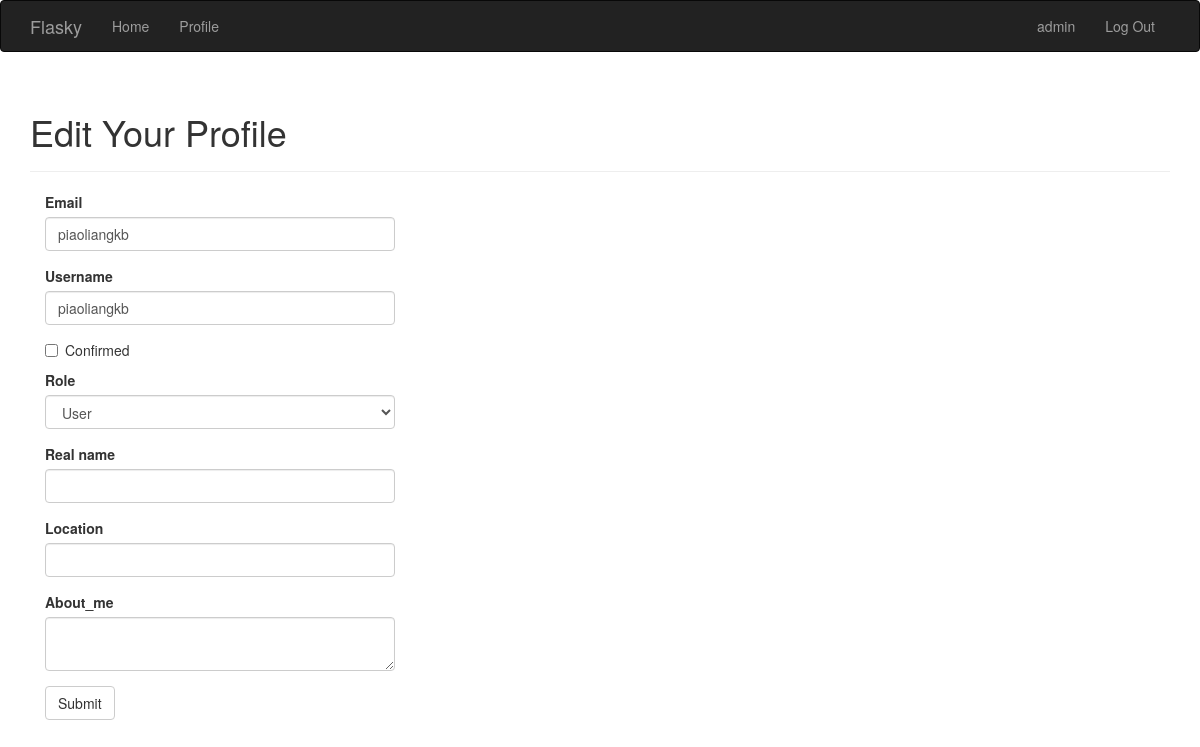
Page /edit-profile/2 (signed in) on the earlier database version.
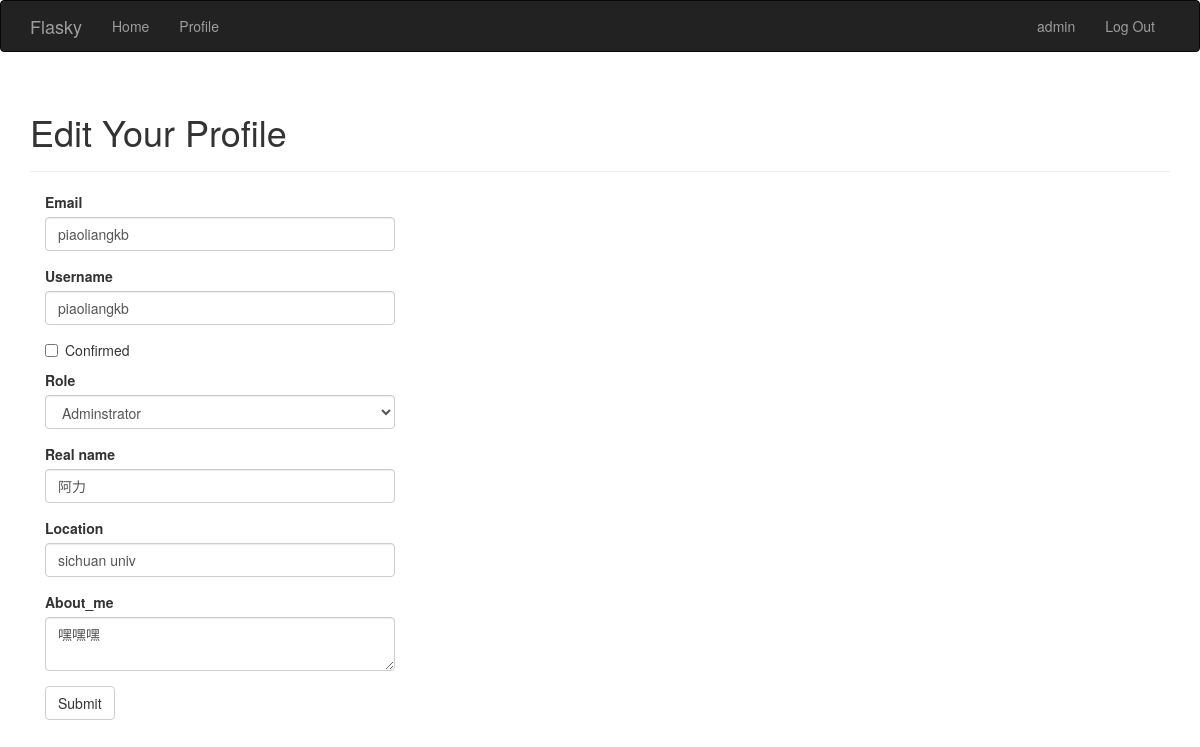
Same page on the later database version.
### app/models.py (models this page shows, shortened)
class User(UserMixin, db.Model):
    __tablename__ = 'users'
    id = db.Column(db.Integer, primary_key=True)
    username = db.Column(db.String(64), unique=True, index=True)
    role_id = db.Column(db.Integer, db.ForeignKey('roles.id'))
    password_hash = db.Column(db.String(128))
    email = db.Column(db.String(64), unique=True, index=True)
    posts = db.relationship('Post', backref = 'author', lazy = 'dynamic')
    avatar_hash = db.Column(db.String(32))
    name = db.Column(db.String(64))#real name
    location = db.Column(db.String(64))
    about_me = db.Column(db.Text())
    member_since = db.Column(db.DateTime(), default=datetime.utcnow)
    last_seen = db.Column(db.DateTime(), default=datetime.utcnow)
    avatar = db.Column(db.String(128), default=None)
    def ping(self):
        self.last_seen = datetime.utcnow()
        db.session.add(self)
    def can(self, permissions):
        return self.role is not None and (self.role.permissions & permissions) == permissions
    @property
    def password(self):
        raise AttributeError('password is not a readable attribute')

### app/main/views.py (the view, shortened to what this page needs)
@main.route('/edit-profile/<int:id>',methods=['GET','POST'])
@login_required
@admin_required
def edit_profile_admin(id):
    user=User.query.get_or_404(id)
    form=EditProfileAdminForm(user=user)
    form.email.data=user.username
    form.username.data=user.username
    form.role.data=user.role_id
    form.name.data=user.name
    form.location.data=user.location
    form.about_me.data=user.about_me
    return render_template('edit_profile.html',form=form,user=user)

### app/main/forms.py (shortened to what this page needs)
class EditProfileAdminForm(FlaskForm):
    email = StringField('Email', validators=[DataRequired(), Length(0, 64)])
    username = StringField('Username', validators=[DataRequired(), Length(1, 64), Regexp('^[A-Za-z][A-Za-z0-9_.]*$',0,
                                                                                   'Username must have only letters, numbers, dots or underscores')])
    confirmed = BooleanField('Confirmed')
    role = SelectField('Role', coerce=int)
    name = StringField('Real name', validators=[Length(0, 64)])
    location = StringField('Location', validators=[Length(0, 64)])
    about_me = TextAreaField('About_me')
    submit = SubmitField('Submit')
    def __init__(self, user, *args, **kwargs):
        super(EditProfileAdminForm, self).__init__(*args, **kwargs)
        self.role.choices = [(role.id, role.name) for role in Role.query.order_by(Role.name).all()]
        self.user = user

### app/auth/views.py (called while the page is built)
@auth.before_app_request
def before_request():
    if current_user.is_authenticated:
        current_user.ping()

### app/main/__init__.py (called while the page is built)
@main.app_context_processor
def inject_permissions():
    return dict(Permission=PERMISSION)

### app/templates/edit_profile.html (shortened to what this page needs)
{% extends "base.html" %}
{% import "bootstrap/wtf.html" as wtf %}
{% block page_content %}
<div class="page-header">
    <h1>Edit Your Profile</h1>
</div>
<div class="col-md-4">
    {{ wtf.quick_form(form) }}
</div>
{% endblock %}

Differences in the rows shown:
changed User "piaoliangkb": role "User" → "Adminstrator"; name (not shown) → "阿力"; location (not shown) → "sichuan univ"; about_me (not shown) → "嘿嘿嘿"
